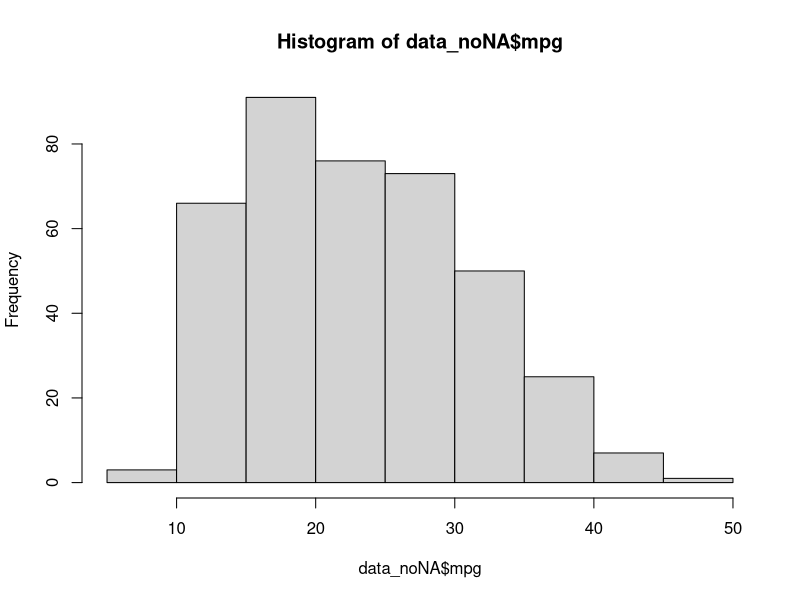
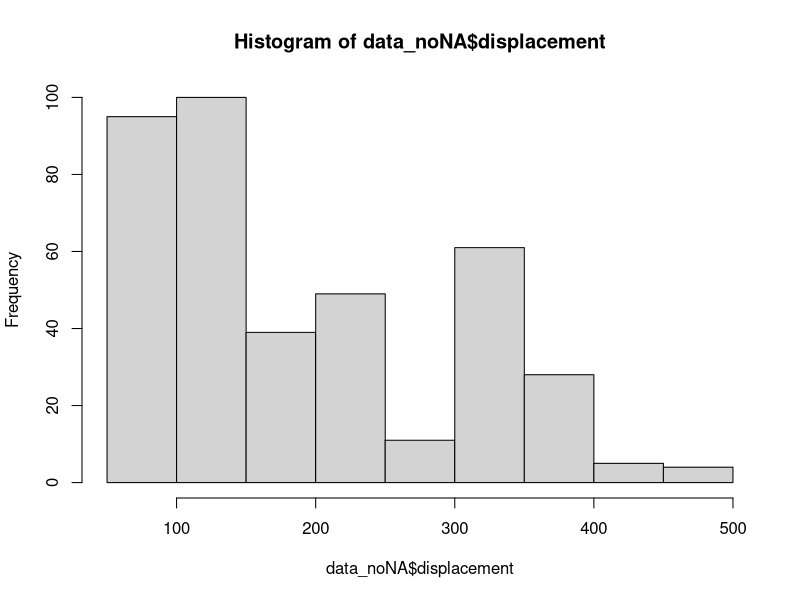
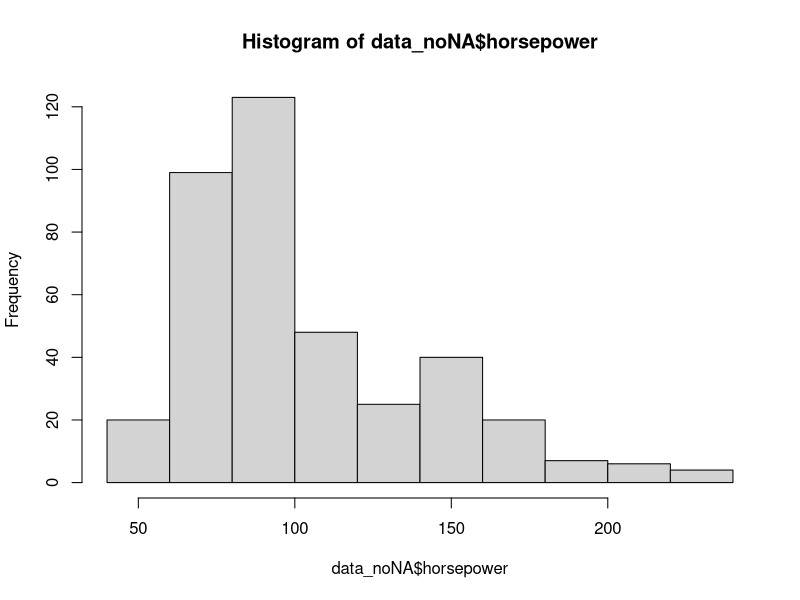
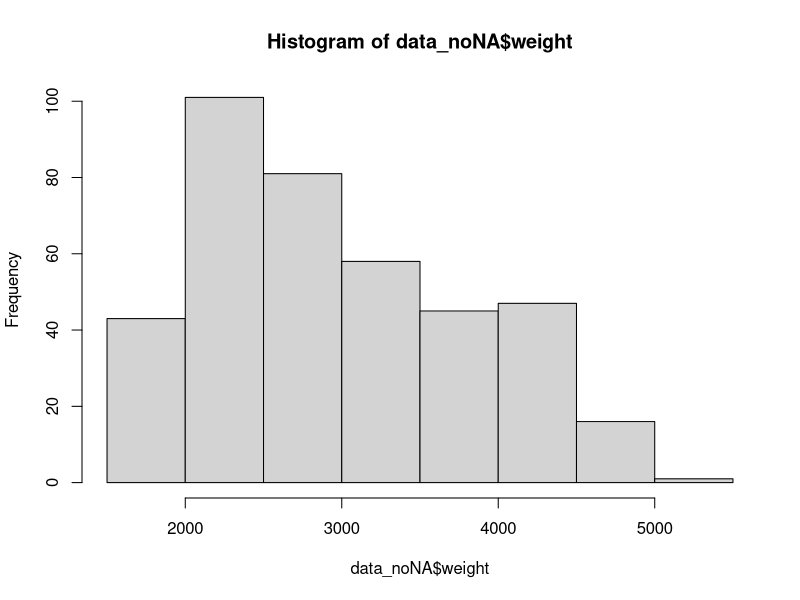
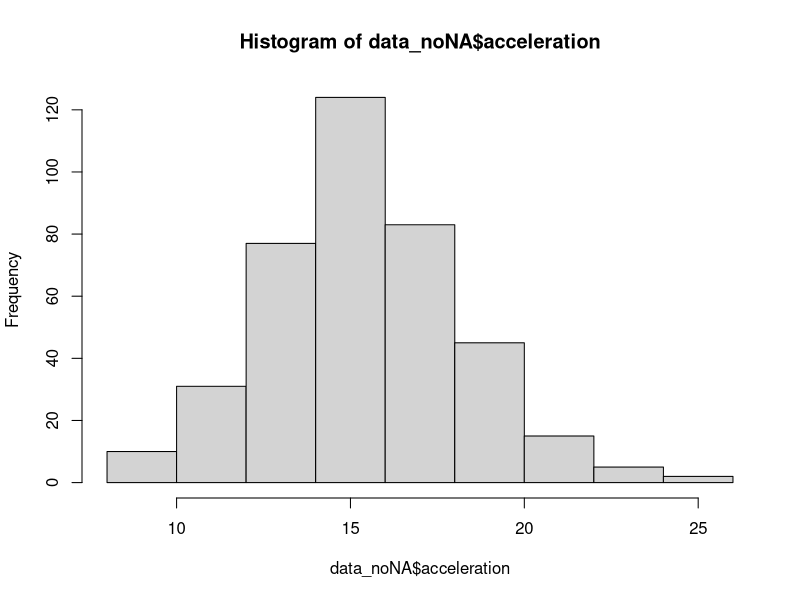
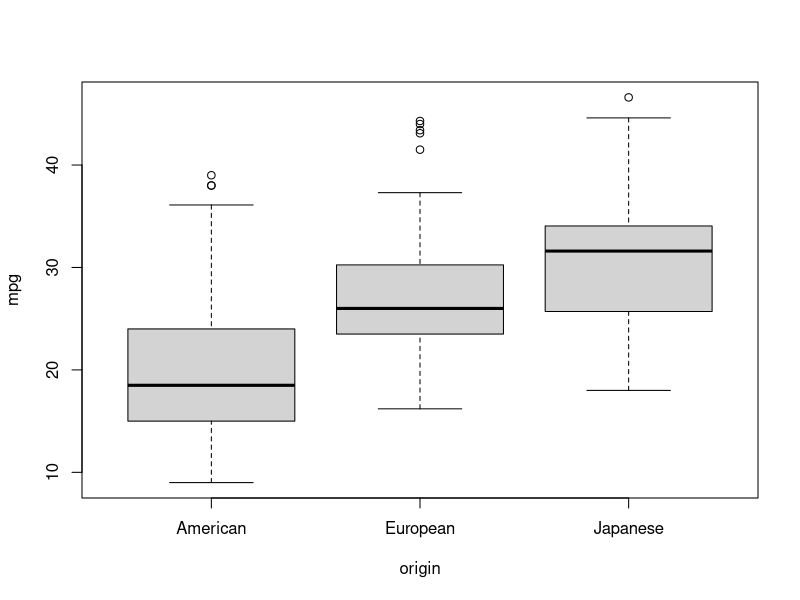
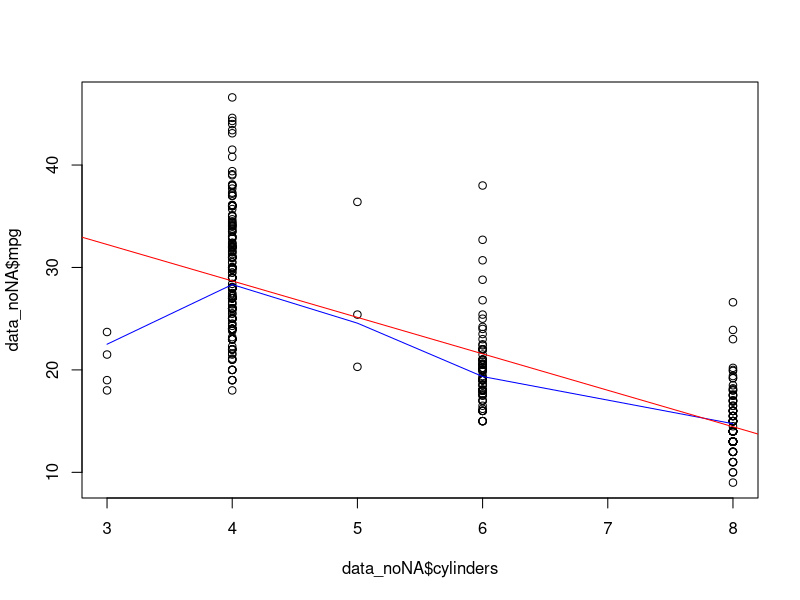

Source code (R) for these figures, in order: (Note: this script raises an error after producing the figures.)
# Exercises

### SECTION 1 ###

# The first set of exercises will deal with reading a dataset into R, exploring various structural and content-related feature of the data, and manipulating the dataset so that it is in a form we can use later for analyses. 

# We will be using the Auto MPG Data Set, a collection of automobile records from 1970 to 1982 containing variables such as miles per gallon (mpg), car name, weight, and origin. Specifically, we will be focusing on the relationships between miles per gallon (mpg) and various other features of the car (such as model year, weight, number of cylinders, etc.). 

# Exercise 1. Find and import R data.

## 1.1 Find the folder where your R data files are saved and set your working directory to that folder using setwd(). 

setwd("~/Documents/education/uci/research/misc/data_science_initiative/intro_r/IntroR_Workshop-gh-pages/data")

## 1.2 Import "auto-mpg.csv" using read.csv(), storing the data as an object called "data" 
  # In this dataset, there is no header (i.e., no variable names) and missing values are denoted as NA. Therefore, within the read.csv() function:
    # Set header = FALSE
    # Set na.strings = "NA"
  # If you need help, type ?read.csv

data <- read.csv(file = "auto-mpg.csv", header = FALSE, na.strings= "NA")

## 1.3 Now that your data is loaded, use the head() function to look at the first few rows of the data to make sure it looks okay (you can open the original CSV file in Excel or Notepad to compare). As mentioned above, you should notice that the data does not contain variable names. We will fix that in the next exercise. 

head(data)


## Check the dimensions of the data, the number of rows in the data, and the number of columns in the data using the functions dim(), nrow(), and ncol(), respectively. 

dim(data)
nrow(data)
ncol(data)

# Exercise 2. Add variable names to the data. 

## 2.1 Use the function readLines() to read in "auto-mpg-names.txt", a file that contains the variable names for our data. Store this as an object called varnames. 

varnames <- readLines("auto-mpg-names.txt")

  # The difference between readLines() and read.table() (or read.csv()) is that readLines() imports the data file into a vector of strings, while read.table() imports the data file into a data frame.

## 2.2 Run names(data). This returns the variable names of our data frame.  

names(data)

## 2.3 Assign the new variable names (i.e., varnames) to names(data). 

names(data) <- varnames


# Exercise 3. Summarize the data

# 3.1 Summarize the data using the str() and summary() commands. 

str(data)
summary(data)

  # Notice the different kinds of information each of these functions provide with respect to the data. In particular, str() summarizes the structure of the data, while summary() summarizes the content of the data. 


# Exercise 4. Subsetting data.

# 4.1 Select:
  # a. The first row of the data frame
    data[1,]
  # b. The mpg (first) column of the data frame (there are three ways to do this)
    data[,1]
    data[,"mpg"]
    data$mpg
  # c. The second row, first column of the data frame
    data[2,3]

# 4.2 Summarize the variable mpg using summary(). Do you see something weird in the result? What might be the reason? We will get back to this later.

summary(data$mpg)

# 4.3 Above we summarized a single variable. Next, we will summarize multiple variables at once. 
  # Create an index vector called "index_cont" for the numbers 1,3,4,5,6 using c(). These numbers the correspond to the columns that contain continuous variables. Then, use that vector to subset the continuous variables from our data, and summarize them using summary(). 

index_cont <- c(1,3:6)
summary(data[,index_cont])



# 4.4 Finally, let's remove the variable car_name (we will not use it in subsequent exercises). Hint: you can either assign NULL (empty) to the variable "car_name", or redefine data to be the subset of the data that does not contain "car_name".

data$car_name <- NULL
# or,
data <- data[,-9]


# Exercise 5. Discrete variables and factors. 

# In this section, we will convert a variable to a factor and change the levels of the factor.

# 5.1 The variable "origin" is of the class integer (run class(data$origin) to check for yourself), but it is categorical by nature. Convert "origin" to a factor using the factor() function and assign it back to data$origin. 

data$origin <- factor(data$origin)

# 5.2 Next, we want to change the levels of data$origin. Check the current levels by running levels(data$origin). Then, change the levels to the following: 
  # 1: American, 2: European, 3: Japanese

levels(data$origin) <- c("American", "European", "Japanese")


# Exercise 6. Missing values. 

# In this section, we will recode missing values and then remove entries containing missing values from our data. 

## 6.1 Recall that in Exercise 4.2 we saw the weird value of "-99" in "mpg". Sometimes, an unlikely value (commonly, values like -99, 99, or 999) is used to code missing values. It's always important to confirm these values were coded as missing with the data entry clerk. Let's assume that this has been confirmed, and replace all "-99" with NA. 

data$mpg[data$mpg == -99] <- NA

## 6.2 Read the help file for the function na.omit(), and use this function to create a new dataset (store it as data_noNA) that contains only the instances that has no missing value on any variables. We will be using data_noNA for the remaining exercises. 

data_noNA <- na.omit(data)

### SECTION 2 ###

# The second set of exercises will focus on data descriptives and data analysis. 

# Exercise 7. Descriptive plots. 

# Now that we have our dataset in its final form, we can start analyzing it. We will start by simply plotting the data to check for outliers and the distributions of the variables. 

# 7.1 Generate a histogram plot for each continuous variable (remember to use data_noNA). 
hist(data_noNA$mpg)
hist(data_noNA$displacement)
hist(data_noNA$horsepower)
hist(data_noNA$weight)
hist(data_noNA$acceleration)

# 7.3 Generate a boxplot of mpg by origin to visually check if mpg is different across different countries of origin. Type ?boxplot for help. Make sure that your variable on the x-axis (in this case, origin) is a factor (you can type class(data_noNA$origin) to confirm this; if not refer to Exercise 5).

boxplot(mpg ~ origin, data = data_noNA)

# 7.4 Create a scatterplot of mpg by cylinders and examine the form of the relationship (i.e., is it linear or not?). In other words, we want to decide if we should treat cylinders as a numerical variable (linear) or categorical variable (not linear).
  # Include the following:
    # 1. Default smooth curve overlayed (lines(lowess())
        
    # 2. A linear regression fit overlayed (abline(reg())
        
plot(data_noNA$cylinders, data_noNA$mpg)
lines(lowess(data_noNA$cylinders, data_noNA$mpg), col = "blue")
abline(reg = lm(mpg~cylinders, data = data_noNA), col = "red")


  # The two fitted curves should both have non-zero slopes but look quite different, suggesting mpg and cylinders are associated, but not linearly associated, in which case we want to keep cylinder as a categorical variable. You can see very few cases have cylinder = 3 or 5; sometimes you may want to do a secondary analysis with those cases removed. 

# 7.5 Next we are going to create a scatterplot matrix by applying the function scatterplotMatrix() to our data.
# library(car)
scatterplotMatrix(data_noNA)


# Exercise 8. Data transformation. 

# Based on the scatterplot matrix from 7.5, we need to transform some of our variables before we can perform a statistical analysis. In particular, we can see that the variance increases as mpg increases, and there are non-linear relationships between mpg and some of the other variables. 

# 8.1 Add the following variables to the dataset: 

# Add log-transformed versions of mpg, horsepower, displacement, and weight. Name them as logmpg, loghorsepower, etc.
  # Hint: to add a new variable, assign, for example, log(data_noNA$mpg) to data_noNA$logmpg. 

data_noNA$logmpg <- log(data_noNA$mpg)
data_noNA$loghorsepower <- log(data_noNA$horsepower)
data_noNA$logdisplacement <- log(data_noNA$displacement)
data_noNA$logweight <- log(data_noNA$weight)

# Add a factor version of cylinders. Call it cylinders_cat. 

data_noNA$cylinders_cat <- factor(data_noNA$cylinders)

# 8.2 Look at the data using the head() function to make sure everything looks good.

# Exercise 9. Statistical analysis. 

# Now that we have transformed our variables, we can perform statistical analyses to explore the relationship of mpg to other variables. 

# 9.1 Let's test whether mean mpg is different across cars of the three origins, using a significance level of 0.05. First, fit a linear regression model for mpg against origin. Then, use both anova() and summary() to check the results. 

model_origin = lm(mpg ~ origin , data = data_noNA)
summary(model_origin)
anova(model_origin)

# We can see that both outputs show p value "< 2.2e-16", and therefore mpg does depend on car origin. 

# 9.2 Next, fit a linear regression model predicting mpg. Include all other variables, using only the log-transformed versions if available. Store the model as "model". Then, fit a model using the same predictors, but predict log(mpg). Store the model as "model_log".

model <- lm(mpg ~ cylinders_cat + logdisplacement + loghorsepower + logweight + acceleration + model_year + origin , data = data_noNA)
model_log <- lm(logmpg ~ cylinders_cat + logdisplacement + loghorsepower + logweight + acceleration + model_year + origin , data = data_noNA)


# 9.3 Apply summary() to both of the model objects and examine the results. Is origin still helpful in predicting mpg/log(mpg) after including other predictors? 

summary(model)
summary(model_log)

# We can see that the p value (the column Pr(>|t|)) for originEuropean is above 0.05, but originJapanese is very small. After including other predictors, it seems that car origin is still helpful in predicting mpg, but due to the Japanese category not European cateogory. 

# 9.4 What do the numbers in the "Estimate" column in the summary() output  represent? 

# Each number tells you on average how many units of increase in mpg is associated with one unit increase in the corresponding variable.  

# 9.5 Run "newcase = data_noNA[1:10,]" to take the first 10 instances, and treat them as new car data for which we want to predict mpg. Use predict() to predict mpg for them using respectively the object "model" and "model_log". Keep in mind that from "model_log", predict() returns the predictions for log(mpg) instead of mpg. 

newcase = data_noNA[1:10,]
predict(model, newcase)
exp(predict(model_log, newcase))


## Exercise 10. Bootstrapping. (Optional)

# In this exercise, we will learn the technique of bootstrapping, a general method for determining the variance of a parameter. In particular, we will find an estimate of the variance for the median mpg.
  
# 10.1 Subset the mpg column of the data and store it as "mpg_data".

mpg_data <- data_noNA$mpg

# 10.2 Find the median mpg using the function median(). We will eventually work toward finding an estimate for the variance of this parameter. 

median(mpg_data)

# 10.3 Sample mpg_data using the function sample(). Store this as an object called "mpg_bootstrap". 
  # Hint: There are length(mpg_data) = 392 elements in mpg_data. We want to sample mpg_data 392 times (with replacement). Read ?sample if you need help.

mpg_bootstrap <- sample(mpg_data, length(mpg_data), replace = TRUE)

# 10.4 Find the median of mpg_bootstrap. Store this as an object called "med".

med <- median(mpg_bootstrap)

# 10.5 Now, we want to repeat steps 10.3 and 10.4 one thousand times, storing the median of mpg_bootstrap each time. Create a for loop to do this. 
  # Hint: Begin by creating a NULL vector called med_bootstrap. Within the for loop, include a line of code that concatenates the previous medians ("med_bootstrap") with current median ("med") using the function c(). Store this as "med_bootstrap". 

med_bootstrap <- NULL

for (i in 1:1000){
  mpg_bootstrap <- sample(mpg_data, length(mpg_data), replace = TRUE)
  med <- median(mpg_bootstrap)
  med_bootstrap <- c(med_bootstrap, med)
}


# 10.6 After running your for loop, you should be left with a vector called med_bootstrap that contains 1000 median mpg estimates. Find the variance of this using the function var().

var(med_bootstrap)


